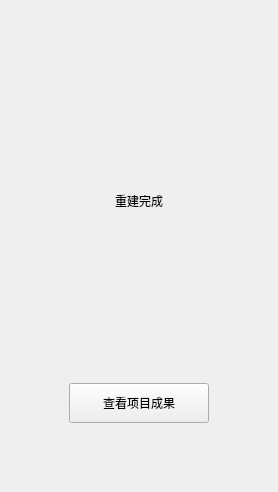
                     <widget class="QWidget" name="page_14">
                      <layout class="QHBoxLayout" name="horizontalLayout_63">
                       <item>
                        <layout class="QHBoxLayout" name="horizontalLayout_65">
                         <property name="leftMargin">
                          <number>9</number>
                         </property>
                         <property name="topMargin">
                          <number>9</number>
                         </property>
                         <property name="rightMargin">
                          <number>9</number>
                         </property>
                         <property name="bottomMargin">
                          <number>9</number>
                         </property>
                         <item>
                          <spacer name="horizontalSpacer_28">
                           <property name="orientation">
                            <enum>Qt::Horizontal</enum>
                           </property>
                           <property name="sizeType">
                            <enum>QSizePolicy::Preferred</enum>
                           </property>
                           <property name="sizeHint" stdset="0">
                            <size>
                             <width>40</width>
                             <height>20</height>
                            </size>
                           </property>
                          </spacer>
                         </item>
                         <item>
                          <layout class="QVBoxLayout" name="verticalLayout_601">
                           <property name="spacing">
                            <number>11</number>
                           </property>
                           <property name="leftMargin">
                            <number>9</number>
                           </property>
                           <property name="topMargin">
                            <number>11</number>
                           </property>
                           <property name="rightMargin">
                            <number>9</number>
                           </property>
                           <property name="bottomMargin">
                            <number>9</number>
                           </property>
                           <item>
                            <spacer name="verticalSpacer_24">
                             <property name="orientation">
                              <enum>Qt::Vertical</enum>
                             </property>
                             <property name="sizeType">
                              <enum>QSizePolicy::Fixed</enum>
                             </property>
                             <property name="sizeHint" stdset="0">
                              <size>
                               <width>20</width>
                               <height>150</height>
                              </size>
                             </property>
                            </spacer>
                           </item>
                           <item>
                            <widget class="StyleLabel18" name="label_at_render_3">
                             <property name="minimumSize">
                              <size>
                               <width>0</width>
                               <height>40</height>
                              </size>
                             </property>
                             <property name="maximumSize">
                              <size>
                               <width>16777215</width>
                               <height>40</height>
                              </size>
                             </property>
                             <property name="text">
                              <string>重建完成</string>
                             </property>
                             <property name="alignment">
                              <set>Qt::AlignCenter</set>
                             </property>
                            </widget>
                           </item>
                           <item>
                            <layout class="QHBoxLayout" name="horizontalLayout_59">
                             <property name="topMargin">
                              <number>0</number>
                             </property>
                             <item>
                              <widget class="QLabel" name="label_2">
                               <property name="minimumSize">
                                <size>
                                 <width>140</width>
                                 <height>140</height>
                                </size>
                               </property>
                               <property name="maximumSize">
                                <size>
                                 <width>140</width>
                                 <height>140</height>
                                </size>
                               </property>
                               <property name="text">
                                <string/>
                               </property>
                               <property name="pixmap">
                                <pixmap resource="../themes/green/green.qrc">:/icon/images/icon/at_success.png</pixmap>
                               </property>
                              </widget>
                             </item>
                            </layout>
                           </item>
                           <item>
                            <layout class="QHBoxLayout" name="horizontalLayout_60">
                             <property name="topMargin">
                              <number>0</number>
                             </property>
                             <item>
                              <widget class="StyleButton140x40" name="btnRebuildShow">
                               <property name="minimumSize">
                                <size>
                                 <width>140</width>
                                 <height>40</height>
                                </size>
                               </property>
                               <property name="maximumSize">
                                <size>
                                 <width>140</width>
                                 <height>40</height>
                                </size>
                               </property>
                               <property name="text">
                                <string>查看项目成果</string>
                               </property>
                              </widget>
                             </item>
                            </layout>
                           </item>
                           <item>
                            <spacer name="verticalSpacer_25">
                             <property name="orientation">
                              <enum>Qt::Vertical</enum>
                             </property>
                             <property name="sizeHint" stdset="0">
                              <size>
                               <width>20</width>
                               <height>40</height>
                              </size>
                             </property>
                            </spacer>
                           </item>
                          </layout>
                         </item>
                         <item>
                          <spacer name="horizontalSpacer_27">
                           <property name="orientation">
                            <enum>Qt::Horizontal</enum>
                           </property>
                           <property name="sizeType">
                            <enum>QSizePolicy::Preferred</enum>
                           </property>
                           <property name="sizeHint" stdset="0">
                            <size>
                             <width>40</width>
                             <height>20</height>
                            </size>
                           </property>
                          </spacer>
                         </item>
                        </layout>
                       </item>
                      </layout>
                     </widget>
